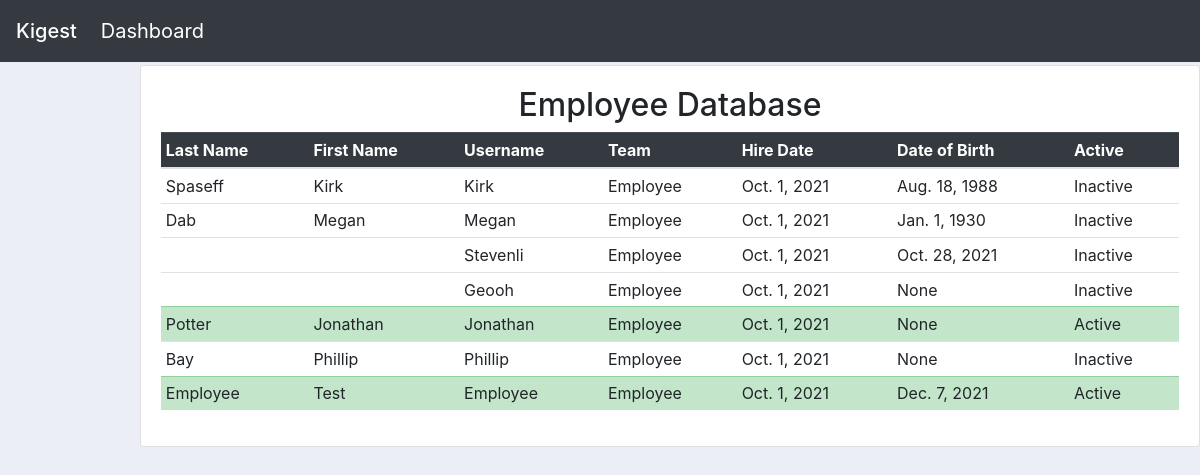
The page /employeeview on the database its author committed.
### userprofile/models.py (models this page shows)
class Employee(models.Model):
    user = models.OneToOneField(User, on_delete=models.CASCADE)
    first_name = models.CharField(max_length=15, default='')
    last_name = models.CharField(max_length=20, default='')
    date_of_birth = models.DateField(null=True, blank=True)
    is_active = models.BooleanField(default=False)
    profile_picture = models.ImageField(default="default.png")
    street = models.CharField(max_length=200, null=True, blank=True, verbose_name='Street Address')
    city = models.CharField(max_length=75, null=True, blank=True, verbose_name='City')
    state = models.CharField(max_length=2, null=True, blank=True, verbose_name='State')
    phone = models.CharField(max_length=20, null=True, blank=True, verbose_name='Telephone Number')
    postal_code = models.CharField(max_length=5, null=True, blank=True, verbose_name='Postal Code')
    def __str__(self):
        return self.user.username.capitalize()

### website/views.py (the view)
# urls.py: path('employeeview', views.employeeview, name = 'employeeview'),
def employeeview(request):
    managers = Group.objects.get(name='managers').user_set.all()
    employees = Employee.objects.all()
    return render(request, 'website/employeeview.html', {'employees': employees, 'managers': managers})

### website/templates/website/employeeview.html (shortened to what this page needs)
{% extends "website/main.html" %}
{% block content %}
<div class="table-responsive">
    <div class="card card-body "><h2 class="text-center"><a class="text-reset text-decoration-none" href='{% url "tasks:tasks"%}'>Employee Database</a></h2>
        <table class="table table-sm table-hover">
            <thead class="table-dark">
                <tr>
                    <th>Last Name</th>
                    <th>First Name</th>
                    <th>Username</th>
                    <th>Team</th>
                    <th>Hire Date</th>
                    <th>Date of Birth</th>
                    <th>Active</th>
                </tr>
            </thead>
            <tbody>
                {% for employee in employees %}
                {% if employee.is_active %}<tr class="table-success">
                {% else %} <tr>
                {% endif %}
                    <td><a class="text-reset text-decoration-none" href=''>{{ employee.last_name }}</a></td>
                    <td>{{ employee.first_name|capfirst }}</td>
                    <td>{{ employee }}
                    {% if employee in managers %}
                    <td>Manger</td>
                    {% else %}
                    <td>Employee</td>
                    {% endif %}
                    <td>Oct. 1, 2021</td>
                    <td>{{ employee.date_of_birth }}</td>
                    {% if employee.is_active %}
                    <td>Active</td>
                    {% else %}
                    <td>Inactive</td>
                    {% endif %}
            </tr>
            {% endfor %}
            </tbody>
        </table>
    </div>
</div>
{% endblock %}

### website/templates/website/main.html (style rules this page uses)
body { padding-top: 65px; padding-left: 140px; background-color: #ebeff5; }

### rows shown on the page
Employee: last_name "Spaseff", first_name "Kirk", user.username "Kirk", date_of_birth "Aug. 18, 1988", is_active "Inactive"
Employee: last_name "Dab", first_name "Megan", user.username "Megan", date_of_birth "Jan. 1, 1930", is_active "Inactive"
Employee: user.username "Stevenli", date_of_birth "Oct. 28, 2021", is_active "Inactive"
Employee: user.username "Geooh", date_of_birth "None", is_active "Inactive"
Employee: last_name "Potter", first_name "Jonathan", user.username "Jonathan", date_of_birth "None", is_active "Active"
Employee: last_name "Bay", first_name "Phillip", user.username "Phillip", date_of_birth "None", is_active "Inactive"
Employee: last_name "Employee", first_name "Test", user.username "Employee", date_of_birth "Dec. 7, 2021", is_active "Active"
